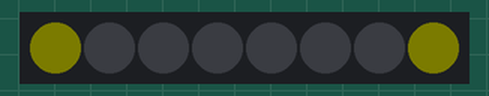
This sketch was run on a simulated Arduino Uno, built with avr-gcc and run on an emulated ATmega328P. Parts: 8 RGB LEDs in strip order, left to right. Dim RGB values are drawn brighter than linear.

Above: at 0.5 s.
At 1.5 s:
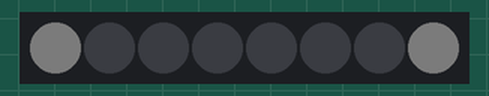
Timing chart, 0 to 40.0 s (numbered marks = the images above):
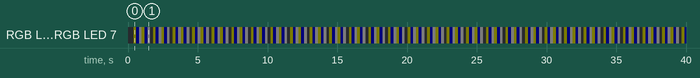

The sketch:

simple_pixels.ino
```cpp
#include <Adafruit_NeoPixel.h>

#define PIN    2
#define N_LEDS 8

Adafruit_NeoPixel strip = Adafruit_NeoPixel(N_LEDS, PIN, NEO_GRB + NEO_KHZ800);

void setup()
{
  strip.begin();
  strip.setBrightness(3);
}

void loop()
{
  pixels(strip.Color(255, 0, 0)); // Red
  pixels(strip.Color(0, 255, 0)); // Green
  pixels(strip.Color(0, 0, 255)); // Blue
  pixels(strip.Color(255, 255, 255)); // White
  pixels(strip.Color(255, 255, 0)); // ??
  pixels(strip.Color(255, 0, 255)); // ??
  pixels(strip.Color(0, 255, 255)); // ??
}

static void pixels(int p)
{
  strip.setPixelColor(0  , p); // Draw new pixel
  strip.setPixelColor(7  , p); // Draw new pixel
  delay(200);
  strip.show();
}
```

Measured:
- by itself, RGB LED 0, RGB LED 7: repeats every 1.4 s: RGB(0, 0, 3) 0.20 s, RGB(3, 3, 3) 0.20 s, RGB(3, 3, 0) 0.20 s, RGB(0, 0, 3) 0.20 s, RGB(3, 3, 3) 0.20 s, off 0.20 s, RGB(3, 3, 0) 0.20 s
- by itself, everything shown: repeats every 1.4 s, in 7 steps
